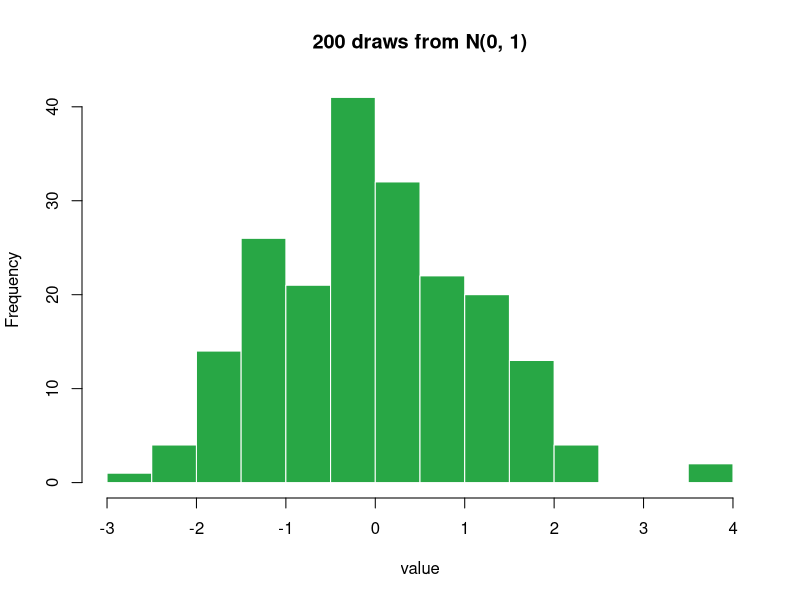

Here is the R script that generated this plot:
# Sample R — runs on the bundled WebR runtime (no network needed).
# Switch the kernel to R, then press Run. Text goes to Console, the plot to Plots.

x <- rnorm(200)
cat("n:", length(x), " mean:", round(mean(x), 3), " sd:", round(sd(x), 3), "\n")

hist(x, breaks = 20, col = "#28A745", border = "white",
     main = "200 draws from N(0, 1)", xlab = "value")
